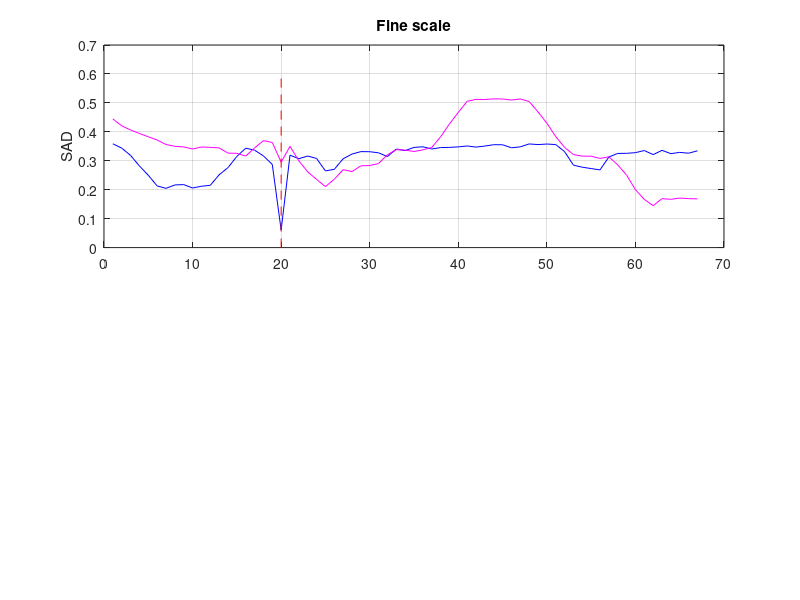

This figure's MATLAB source: (Note: this script raises an error after producing the figure.)
success_story = 'high';
save_im = true;
save_folder = 'C:\Users\vasil\stereo_vision\src\stereo_vision\paper\latex\figures\';
rng(3);

% texture helps higher resolutions
if strcmp(success_story, 'high')
    texture = 0.05;
    texture_object = 0.25;
    noise = 0.05;
    noise_object = 0.05;
    gt = 68;
    ps_a = 2;
    ps_b = 6;
    disparity = 42;
elseif strcmp(success_story, 'low')
    texture = 0.05;
    texture_object = 0.05;
    noise = 0.05;
    noise_object = 0.15;
    gt = 60;
    ps_a = 2;
    ps_b = 6;
    disparity = 25;
end

down_rate = round((ps_b*2+1)/(ps_a*2+1));
down_rate_float = (ps_b*2+1)/(ps_a*2+1);

% create initial image
x = zeros(10) + 0.2;
y = ones(10) - 0.2;
z = [ x y-0.3 x y x x y y ];
z = imgaussfilt(z, down_rate/5) + randn(size(z)) * texture;

% crop patches
if strcmp(success_story, 'high')
    % draw rectangle
    z_left = z;
    z_left(:, gt-ps_a:gt+ps_a) = 0.5 + randn(size(z_left(:, gt-ps_a:gt+ps_a))) * texture_object;
    z_right = z;
    z_right(:, gt-ps_a-disparity:gt+ps_a-disparity) = z_left(:, gt-ps_a:gt+ps_a);
    
    % add noise to object
    z_left(:, gt-ps_a:gt+ps_a) = z_left(:, gt-ps_a:gt+ps_a) + randn(size(z_left(:, gt-ps_a:gt+ps_a))) * noise_object;
    z_right(:, gt-ps_a-disparity:gt+ps_a-disparity) = z_right(:, gt-ps_a-disparity:gt+ps_a-disparity) + randn(size(z_left(:, gt-ps_a:gt+ps_a))) * noise_object;

    z0_left = z_left;
    z1_left = imgaussfilt(z0_left, down_rate/3);
    z1_s_left = z1_left(:,1:down_rate:end);

    z0 = z_right;
    z1 = conv2(z0, ones(ps_b/ps_a*2 + 1)/numel(ones(ps_b/ps_a*2 + 1)), 'same');
    z1 = imgaussfilt(z0, down_rate/3);
    z1_s = z1(:,1:down_rate:end);
    
    % printf(success_story)
    a0 = z0_left(:,gt-ps_a:gt+ps_a);
    a0 = a0 + randn(size(a0)) * noise;
    a1 = z1_left(:,gt-ps_a:gt+ps_a);
    a1 = a1 + randn(size(a1)) * noise;

    b0 = z0_left(:, gt-ps_b:gt+ps_b);
    b0 = b0 + randn(size(b0)) * noise;
    b1 = z1_left(:, gt-ps_b:gt+ps_b);
    b1 = b1 + randn(size(b1)) * noise;
    b1_s = z1_s_left(:, round((gt)/(ps_b/ps_a))-ps_a + 1:round((gt)/(ps_b/ps_a))+ps_a + 1);
    b1_s = b1_s + randn(size(b1_s)) * noise;
    
elseif strcmp(success_story, 'low')
    % draw rectangle
    z_left = z;
    z_left(:, gt-ps_b:gt+ps_b) = 0.5 + randn(size(z_left(:, gt-ps_b:gt+ps_b))) * texture_object;
    z_right = z;
    z_right(:, gt-ps_b-disparity:gt+ps_b-disparity) = z_left(:, gt-ps_b:gt+ps_b);
    
    % add noise
    z_left(:, gt-ps_b:gt+ps_b) = z_left(:, gt-ps_b:gt+ps_b) + randn(size(z_left(:, gt-ps_b:gt+ps_b))) * noise_object;
    z_right(:, gt-ps_b-disparity:gt+ps_b-disparity) = z_right(:, gt-ps_b-disparity:gt+ps_b-disparity) + randn(size(z_left(:, gt-ps_b:gt+ps_b))) * noise_object;
    
    z0_left = z_left;
    z1_left = imgaussfilt(z0_left, down_rate/3);
    z1_s_left = z1_left(:,1:down_rate:end);

    z0 = z_right;
    z1 = imgaussfilt(z0, down_rate/3);
    z1_s = z1(:,1:down_rate:end);
    
    % printf(success_story)
    a0 = z0_left(:,gt-ps_a:gt+ps_a);
    a0 = a0 + randn(size(a0)) * noise;
    a1 = z1_left(:,gt-ps_a:gt+ps_a);
    a1 = a1 + randn(size(a1)) * noise;

    b0 = z0_left(:, gt-ps_b:gt+ps_b);
    b0 = b0 + randn(size(b0)) * noise;
    b1 = z1_left(:, gt-ps_b:gt+ps_b);
    b1 = b1 + randn(size(b1)) * noise;
    b1_s = z1_s_left(:, round((gt)/(ps_b/ps_a))-ps_a + 1:round((gt)/(ps_b/ps_a))+ps_a + 1);
    b1_s = b1_s + randn(size(b1_s)) * noise;
end

% compare patches at scale0
phia0 = [];
phib0 = [];
for i = 1 : size(z0, 2) - size(b0, 2)
    phia0(i) = mean(mean(abs( z0(:, (i:i+size(a0,2)-1) + (ps_b - ps_a) ) - a0 )));
    phib0(i) = mean(mean(abs( z0(:, i:i+size(b0,2)-1) - b0 )));
end

% compare patches at scale1
phia1 = [];
phib1 = [];
for i = 1 : size(z1, 2) - size(b1, 2)
    phia1(i) = mean(mean(abs( z1(:, (i:i+size(a1,2)-1) + (ps_b - ps_a) ) - a1 )));
    phib1(i) = mean(mean(abs( z1(:, i:i+size(b1,2)-1) - b1 )));
end

% compare patches at scale1 - downsampled
phib1_s = [];
for i = 1 : size(z1_s, 2) - size(b1_s, 2)
    phib1_s(i) = mean(mean(abs( z1_s(:, i:i+size(b1_s,2)-1) - b1_s )));
end
tmp = phib1_s;
x = linspace(1, size(phib1, 2) - down_rate, size(phib1_s,2));
% x = 1 : size(phib1_s,2);
% x = (x * round(ps_b/ps_a)) - round((round(ps_b/ps_a) - 1));
x1 = 1 : size(phib1, 2); % x(end);
phib1_s = interp1(x, phib1_s, x1);

% phib1_s = resample(phib1_s, round(ps_b/ps_a), 1);


%% Plots
if strcmp(success_story, 'high')
    
    % graph
    fig2 = figure();
    ax1 = subplot(2,1,1); 
    plot(phia0, 'b'); hold on; plot(phib0, 'm'); 
    line([gt - ps_b - disparity, gt - ps_b - disparity], [0 , 0.6],'Color','red','LineStyle','--'); grid;
    title(ax1,'Fine scale') 
    ylabel(ax1,'SAD')
    legend(ax1, {latex_expr(ps_a), latex_expr(ps_b)}, 'Interpreter', 'latex')
    
    ax2 = subplot(2,1,2);
    plot(phia1, 'b'); hold on; plot(phib1, 'm'); plot(phib1_s, 'g');
    line([gt - ps_b - disparity, gt - ps_b - disparity], [0 , 0.6],'Color','red','LineStyle','--'); grid;
    title(ax2,'Coarse scale') 
    ylabel(ax2,'SAD')
    xlabel(ax2, 'position')
    legend(ax2, {latex_expr(ps_a), latex_expr(ps_b), latex_expr(ps_a, down_rate_float)}, 'Interpreter', 'latex')
    
    if save_im
        saveas(fig2, strcat(save_folder, 'high_resolution_success_graph.png'));
    end
    
    % imL fine scale
    fig3 = figure();
    resize_factor = 10;
    imshow(double(imresize(z0_left, resize_factor, 'nearest'))); hold on;
    tmp = [gt - ps_a, 1, ps_a*2 + 1, 9]*resize_factor; tmp(1) = tmp(1) - resize_factor(); tmp(2) = 1; tmp(4) = tmp(4) + resize_factor - 1;
    tmp1 = [gt - ps_b, 1, ps_b*2 + 1, 9]*resize_factor; tmp1(1) = tmp1(1) - resize_factor(); tmp1(2) = 1; tmp1(4) = tmp1(4) + resize_factor - 1;
    rectangle('Position',tmp, 'EdgeColor', 'b', 'Linewidth', 2)
    rectangle('Position',tmp1, 'EdgeColor', 'm', 'Linewidth', 2)
    plot(gt*resize_factor - round(resize_factor/2), 5*resize_factor, 'r+', 'MarkerSize', 15, 'Linewidth', 2);
    hold off;
    
    if save_im
        saveas(fig3, strcat(save_folder, 'high_resolution_success_imL_fine.png'));
    end
    
    % imL coarse scale
    fig4 = figure();
    resize_factor = 10;
    imshow(double(imresize(z1_left, resize_factor, 'nearest'))); hold on;
    tmp = [gt - ps_a, 1, ps_a*2 + 1, 9]*resize_factor; tmp(1) = tmp(1) - resize_factor(); tmp(2) = 1; tmp(4) = tmp(4) + resize_factor - 1;
    tmp1 = [gt - ps_b, 1, ps_b*2 + 1, 9]*resize_factor; tmp1(1) = tmp1(1) - resize_factor(); tmp1(2) = 1; tmp1(4) = tmp1(4) + resize_factor - 1;
    rectangle('Position',tmp, 'EdgeColor', 'b', 'Linewidth', 2);
    rectangle('Position',tmp1, 'EdgeColor', 'm', 'Linewidth', 2);
    plot(gt*resize_factor - round(resize_factor/2), 5*resize_factor, 'r+', 'MarkerSize', 15, 'Linewidth', 2);
    hold off;
    
    if save_im
        saveas(fig4, strcat(save_folder, 'high_resolution_success_imL_coarse.png'));
    end
    
    % imR fine scale
    fig5 = figure();
    resize_factor = 10;
    imshow(double(imresize(z0, resize_factor, 'nearest'))); hold on;
    tmp = [gt - ps_a - disparity, 1, ps_a*2 + 1, 9]*resize_factor; tmp(1) = tmp(1) - resize_factor(); tmp(2) = 1; tmp(4) = tmp(4) + resize_factor - 1;
    tmp1 = [gt - ps_b - disparity, 1, ps_b*2 + 1, 9]*resize_factor; tmp1(1) = tmp1(1) - resize_factor(); tmp1(2) = 1; tmp1(4) = tmp1(4) + resize_factor - 1;
    rectangle('Position',tmp, 'EdgeColor', 'b', 'Linewidth', 2)
    rectangle('Position',tmp1, 'EdgeColor', 'm', 'Linewidth', 2)
    plot((gt-disparity)*resize_factor - round(resize_factor/2), 5*resize_factor, 'r+', 'MarkerSize', 15, 'Linewidth', 2);
    hold off;
    
    if save_im
        saveas(fig5, strcat(save_folder, 'high_resolution_success_imR_fine.png'))
    end
    
    % imR coarse scale
    fig6 = figure();
    resize_factor = 10;
    imshow(double(imresize(z1, resize_factor, 'nearest'))); hold on;
    tmp = [gt - ps_a - disparity, 1, ps_a*2 + 1, 9]*resize_factor; tmp(1) = tmp(1) - resize_factor(); tmp(2) = 1; tmp(4) = tmp(4) + resize_factor - 1;
    tmp1 = [gt - ps_b - disparity, 1, ps_b*2 + 1, 9]*resize_factor; tmp1(1) = tmp1(1) - resize_factor(); tmp1(2) = 1; tmp1(4) = tmp1(4) + resize_factor - 1;
    rectangle('Position',tmp, 'EdgeColor', 'b', 'Linewidth', 2)
    rectangle('Position',tmp1, 'EdgeColor', 'm', 'Linewidth', 2)
    plot((gt-disparity)*resize_factor - round(resize_factor/2), 5*resize_factor, 'r+', 'MarkerSize', 15, 'Linewidth', 2);
    hold off;
    
    if save_im
        saveas(fig6, strcat(save_folder, 'high_resolution_success_imR_coarse.png'));
    end
    
elseif strcmp(success_story, 'low')
    % graph
    fig2 = figure();
    ax1 = subplot(2,1,1); 
    plot(phia0, 'b'); hold on; plot(phib0, 'm'); 
    line([gt - ps_b - disparity, gt - ps_b - disparity], [0 , 0.6],'Color','red','LineStyle','--'); grid;
    title(ax1,'Fine scale') 
    ylabel(ax1,'SAD')
    legend(ax1, {latex_expr(ps_a), latex_expr(ps_b)}, 'Interpreter', 'latex')
    
    ax2 = subplot(2,1,2);
    plot(phia1, 'b'); hold on; plot(phib1, 'm'); plot(phib1_s, 'g');
    line([gt - ps_b - disparity, gt - ps_b - disparity], [0 , 0.6],'Color','red','LineStyle','--'); grid;
    title(ax2,'Coarse scale') 
    ylabel(ax2,'SAD')
    xlabel(ax2, 'position')
    legend(ax2, {latex_expr(ps_a), latex_expr(ps_b), latex_expr(ps_a, down_rate_float)}, 'Interpreter', 'latex')
    
    if save_im
        saveas(fig2, strcat(save_folder, 'low_resolution_success_graph.png'))
    end
    
    % imL fine scale
    fig3 = figure();
    resize_factor = 10;
    imshow(double(imresize(z0_left, resize_factor, 'nearest'))); hold on;
    tmp = [gt - ps_a, 1, ps_a*2 + 1, 9]*resize_factor; tmp(1) = tmp(1) - resize_factor(); tmp(2) = 1; tmp(4) = tmp(4) + resize_factor - 1;
    tmp1 = [gt - ps_b, 1, ps_b*2 + 1, 9]*resize_factor; tmp1(1) = tmp1(1) - resize_factor(); tmp1(2) = 1; tmp1(4) = tmp1(4) + resize_factor - 1;
    rectangle('Position',tmp, 'EdgeColor', 'b', 'Linewidth', 2)
    rectangle('Position',tmp1, 'EdgeColor', 'm', 'Linewidth', 2)
    plot(gt*resize_factor - round(resize_factor/2), 5*resize_factor, 'r+', 'MarkerSize', 15, 'Linewidth', 2);
    hold off;
    
    if save_im
        saveas(fig3, strcat(save_folder, 'low_resolution_success_imL_fine.png'))
    end
    
    % imL coarse scale
    fig4 = figure();
    resize_factor = 10;
    imshow(double(imresize(z1_left, resize_factor, 'nearest'))); hold on;
    tmp = [gt - ps_a, 1, ps_a*2 + 1, 9]*resize_factor; tmp(1) = tmp(1) - resize_factor(); tmp(2) = 1; tmp(4) = tmp(4) + resize_factor - 1;
    tmp1 = [gt - ps_b, 1, ps_b*2 + 1, 9]*resize_factor; tmp1(1) = tmp1(1) - resize_factor(); tmp1(2) = 1; tmp1(4) = tmp1(4) + resize_factor - 1;
    rectangle('Position',tmp, 'EdgeColor', 'b', 'Linewidth', 2);
    rectangle('Position',tmp1, 'EdgeColor', 'm', 'Linewidth', 2);
    plot(gt*resize_factor - round(resize_factor/2), 5*resize_factor, 'r+', 'MarkerSize', 15, 'Linewidth', 2);
    hold off;

    
    if save_im
        saveas(fig4, strcat(save_folder, 'low_resolution_success_imL_coarse.png'))
    end
    
    % imR fine scale
    fig5 = figure();
    resize_factor = 10;
    imshow(double(imresize(z0, resize_factor, 'nearest'))); hold on;
    tmp = [gt - ps_a - disparity, 1, ps_a*2 + 1, 9]*resize_factor; tmp(1) = tmp(1) - resize_factor(); tmp(2) = 1; tmp(4) = tmp(4) + resize_factor - 1;
    tmp1 = [gt - ps_b - disparity, 1, ps_b*2 + 1, 9]*resize_factor; tmp1(1) = tmp1(1) - resize_factor(); tmp1(2) = 1; tmp1(4) = tmp1(4) + resize_factor - 1;
    rectangle('Position',tmp, 'EdgeColor', 'b', 'Linewidth', 2)
    rectangle('Position',tmp1, 'EdgeColor', 'm', 'Linewidth', 2)
    plot((gt-disparity)*resize_factor - round(resize_factor/2), 5*resize_factor, 'r+', 'MarkerSize', 15, 'Linewidth', 2);
    hold off;

    
    if save_im
        saveas(fig5, strcat(save_folder, 'low_resolution_success_imR_fine.png'))
    end
    
    % imR coarse scale
    fig6 = figure();
    resize_factor = 10;
    imshow(double(imresize(z1, resize_factor, 'nearest'))); hold on;
    tmp = [gt - ps_a - disparity, 1, ps_a*2 + 1, 9]*resize_factor; tmp(1) = tmp(1) - resize_factor(); tmp(2) = 1; tmp(4) = tmp(4) + resize_factor - 1;
    tmp1 = [gt - ps_b - disparity, 1, ps_b*2 + 1, 9]*resize_factor; tmp1(1) = tmp1(1) - resize_factor(); tmp1(2) = 1; tmp1(4) = tmp1(4) + resize_factor - 1;
    rectangle('Position',tmp, 'EdgeColor', 'b', 'Linewidth', 2)
    rectangle('Position',tmp1, 'EdgeColor', 'm', 'Linewidth', 2)
    plot((gt-disparity)*resize_factor - round(resize_factor/2), 5*resize_factor, 'r+', 'MarkerSize', 15, 'Linewidth', 2);
    hold off;
    
    if save_im
        saveas(fig6, strcat(save_folder, 'low_resolution_success_imR_coarse.png'))
    end
end

function y = latex_expr(size, exp)
    if nargin < 2
        y = char(strcat('$P_{', string(size*2+1), '\times ', string(size*2+1), '}$'));
    else
        y = char(strcat('$P^{', string(exp), '}_{', string(size*2+1), '\times ', string(size*2+1), '}$'));
    end
end